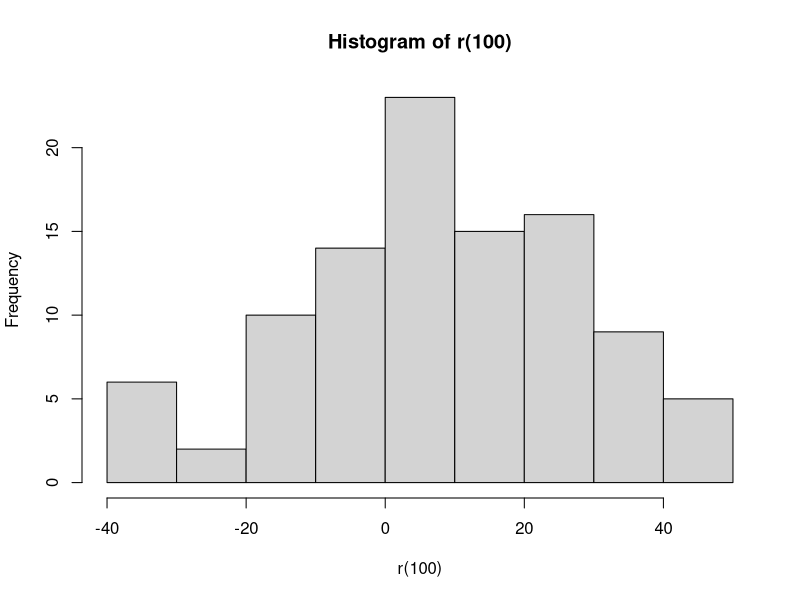
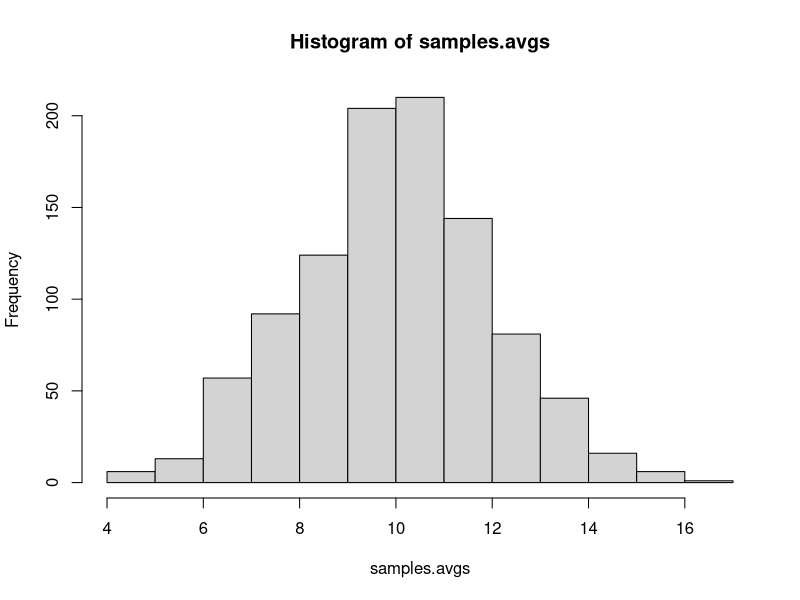
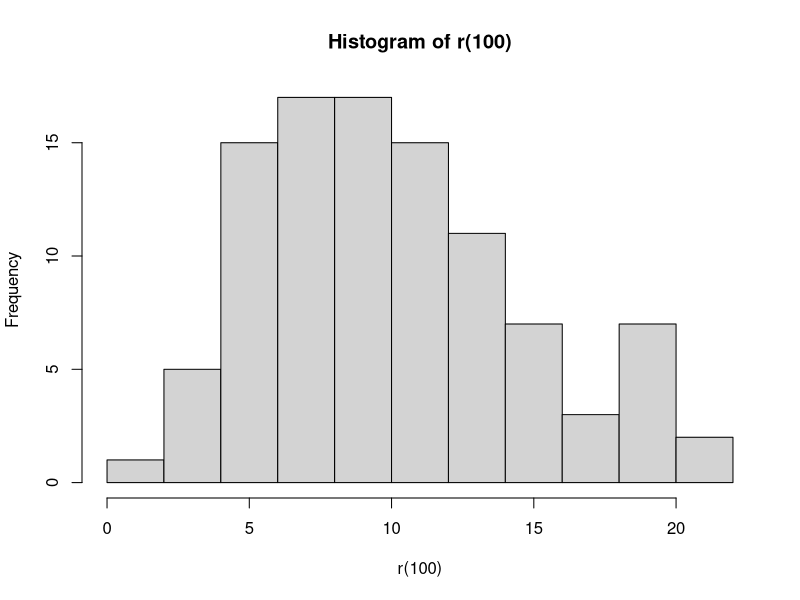
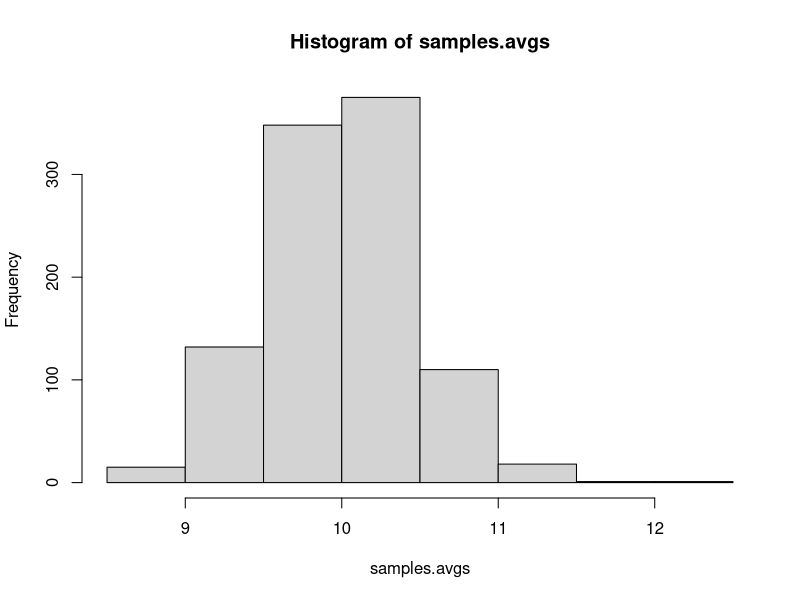

The R script that drew these images, in order:
# RANDOM SAMPLING
# Simple Random Sampling - each instance is independent and identically distributed (i.i.d). E.g.: roll of a dice, toss of a coin. 
# Let Y be a random variable, let there be N instances. 
# Sample Sum: S = sum(Ys)
# The distribution of the sample sum (S) is called sampling distribution
# Key point: the mean of S is equal to mean of Y(i), the variance of S is a fraction of variance of Y(i).

# Monte Carlo Simulation 1:
# Let Y be Normally distributed
# Generate R samples of size N each, calculate S using N observations, and get R number of Ss to plot Sampling Distribution

# Y~N(10, 20)
μ=10 
σ=20
r = function(x) rnorm(x, μ, σ)
hist(r(100)) # Y Has high variance.

N = 100 # Sample Size
R = 1000 # Repetitions
samples = replicate(R, r(N)) 

# Sample Average
samples.avgs = colMeans(samples)
hist(samples.avgs) # S has lower variance, same mean

# Monte Carlo Simulation 2:
# Y is chi-Square
M = 10
r = function(x) rchisq(x, df=M)
hist(r(100)) # Y is left skewed

# Replicate
N = 100 # Sample Size
R = 1000 # Repetitions
samples = replicate(R, r(N)) 

# Sample Average
samples.avgs = colMeans(samples)
hist(samples.avgs) # S is normally distributed. 

# Large Sample Approximation to Sampling Distribution
# If Y's dist is known e.g. binomial, bernoulli, etc. Then you can analytically obtain the exact sample distribution
# If Y's dist is unknown, then we want to approximate the "distribution of S, with N instances" from a large sample of Ys (Asymptotic distribution).

# Law of large numbers (intuitive): in large samples, S is close to Expectation of Y, with very high probability. Or, in a large sample, the sample mean is very likely close to the population mean. As the sample size increases, the sample mean converges to the population mean. 
# LLN is the basis for casinos. They know the way the cards are, the exact expected benefit. So even if someone wins big, they know that with enough trials, these wins will disappear and then the 'house always wins'.

# Central Limit Theorem (astonishing): for any distribution Y, the sample mean calculated on N instances, will increasing look like a Normal distribution (with same mean as the population mean, and reduces variance), as N increases. In a sense, every distribution's mean behaves Normally. 

#
